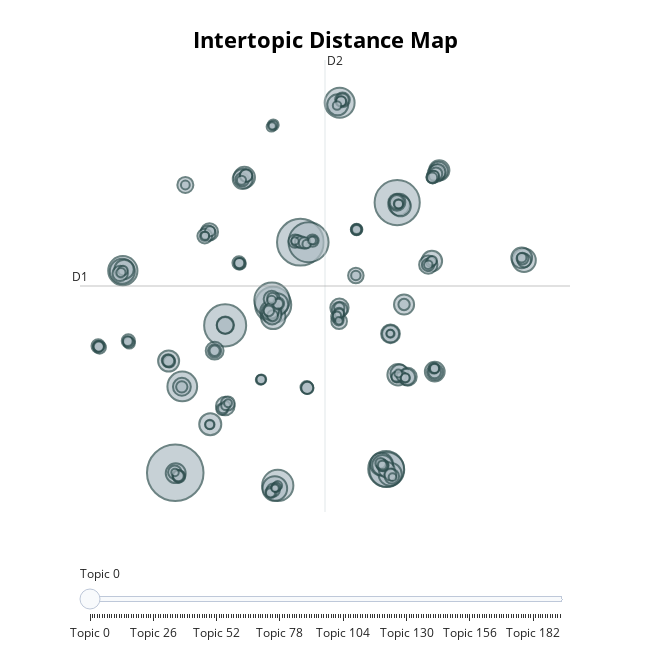

Notebook cell for this chart:
### Markdown cell above
THE BELOW CODE IS TO MAKE TOPIC WISE ANALYSIS AS NOW WE DONT HAVE ENOGH DATA. IF WE HAVE ENOUGH DATA THEN WE WILL MAKE CLASSIFY THE TAGS OF THE QUESTION AND ASSIGN THAT PART TO THE PARTICULAR QUESTION. SO THAT ACCESING ALSO EASY AND GET RELEVENT INFORMATION

### Code cell
import pandas as pd
from bertopic import BERTopic




topic_model = BERTopic(language="english", verbose=True)

# Fit BERTopic on paragraphs
topics, probs = topic_model.fit_transform(df["paragraph"])

# Add topics to the DataFrame
df["topic"] = topics

# Display topic information
print("Topic Overview:")
print(topic_model.get_topic_info())

# Manual or Automated Labeling
# Extract the top terms for each topic
topic_labels = {}
for topic_id in df["topic"].unique():
    if topic_id == -1:
        topic_labels[topic_id] = "Miscellaneous"
    else:
        topic_terms = topic_model.get_topic(topic_id)
        top_words = ", ".join([word[0] for word in topic_terms[:5]])
        # Optional: Assign a descriptive label based on top terms
        topic_labels[topic_id] = f"Topic: {top_words}"

# Map topics to labels
df["topic_label"] = df["topic"].map(topic_labels)

# Save results to a CSV file
df.to_csv("labeled_paragraphs.csv", index=False)

# Print labeled DataFrame
print("\nLabeled DataFrame:")
print(df)

# Visualize topics
topic_model.visualize_topics()

### Figure 1 — Plotly figure (JSON) as saved in the notebook; plotly's stock layout.template omitted (floating-point values rounded to 4 significant figures; data arrays with more than 128 entries replaced by an {"elided": "..."} marker saying what was removed)
{"data": [{"customdata": {"elided": "194x3 mixed values"}, "hovertemplate": "<b>Topic %{customdata[0]}</b><br>%{customdata[1]}<br>Size: %{customdata[2]}", "legendgroup": "", "marker": {"color": "#B0BEC5", "line": {"color": "DarkSlateGrey", "width": 2}, "size": {"elided": "194 int values"}, "sizemode": "area", "sizeref": 0.3575, "symbol": "circle"}, "mode": "markers", "name": "", "orientation": "v", "showlegend": false, "type": "scatter", "x": {"elided": "194 float values"}, "xaxis": "x", "y": {"elided": "194 float values"}, "yaxis": "y"}], "layout": {"annotations": [{"showarrow": false, "text": "D1", "x": -11.15, "y": 6.142, "yshift": 10}, {"showarrow": false, "text": "D2", "x": 8.447, "xshift": 10, "y": 23.75}], "height": 650, "hoverlabel": {"bgcolor": "white", "font": {"family": "Rockwell", "size": 16}}, "legend": {"itemsizing": "constant", "tracegroupgap": 0}, "margin": {"t": 60}, "shapes": [{"line": {"color": "#CFD8DC", "width": 2}, "type": "line", "x0": 8.447, "x1": 8.447, "y0": -11.46, "y1": 23.75}, {"line": {"color": "#9E9E9E", "width": 2}, "type": "line", "x0": -11.15, "x1": 28.04, "y0": 6.142, "y1": 6.142}], "sliders": [{"active": 0, "pad": {"t": 50}, "steps": [{"args": [{"marker.color": {"elided": "1x194 str values"}}], "label": "Topic 0", "method": "update"}, {"args": [{"marker.color": {"elided": "1x194 str values"}}], "label": "Topic 1", "method": "update"}, {"args": [{"marker.color": {"elided": "1x194 str values"}}], "label": "Topic 2", "method": "update"}, {"args": [{"marker.color": {"elided": "1x194 str values"}}], "label": "Topic 3", "method": "update"}, {"args": [{"marker.color": {"elided": "1x194 str values"}}], "label": "Topic 4", "method": "update"}, {"args": [{"marker.color": {"elided": "1x194 str values"}}], "label": "Topic 5", "method": "update"}, {"args": [{"marker.color": {"elided": "1x194 str values"}}], "label": "Topic 6", "method": "update"}, {"args": [{"marker.color": {"elided": "1x194 str values"}}], "label": "Topic 7", "method": "update"}, {"args": [{"marker.color": {"elided": "1x194 str values"}}], "label": "Topic 8", "method": "update"}, {"args": [{"marker.color": {"elided": "1x194 str values"}}], "label": "Topic 9", "method": "update"}, {"args": [{"marker.color": {"elided": "1x194 str values"}}], "label": "Topic 10", "method": "update"}, {"args": [{"marker.color": {"elided": "1x194 str values"}}], "label": "Topic 11", "method": "update"}, {"args": [{"marker.color": {"elided": "1x194 str values"}}], "label": "Topic 12", "method": "update"}, {"args": [{"marker.color": {"elided": "1x194 str values"}}], "label": "Topic 13", "method": "update"}, {"args": [{"marker.color": {"elided": "1x194 str values"}}], "label": "Topic 14", "method": "update"}, {"args": [{"marker.color": {"elided": "1x194 str values"}}], "label": "Topic 15", "method": "update"}, {"args": [{"marker.color": {"elided": "1x194 str values"}}], "label": "Topic 16", "method": "update"}, {"args": [{"marker.color": {"elided": "1x194 str values"}}], "label": "Topic 17", "method": "update"}, {"args": [{"marker.color": {"elided": "1x194 str values"}}], "label": "Topic 18", "method": "update"}, {"args": [{"marker.color": {"elided": "1x194 str values"}}], "label": "Topic 19", "method": "update"}, {"args": [{"marker.color": {"elided": "1x194 str values"}}], "label": "Topic 20", "method": "update"}, {"args": [{"marker.color": {"elided": "1x194 str values"}}], "label": "Topic 21", "method": "update"}, {"args": [{"marker.color": {"elided": "1x194 str values"}}], "label": "Topic 22", "method": "update"}, {"args": [{"marker.color": {"elided": "1x194 str values"}}], "label": "Topic 23", "method": "update"}, {"args": [{"marker.color": {"elided": "1x194 str values"}}], "label": "Topic 24", "method": "update"}, {"args": [{"marker.color": {"elided": "1x194 str values"}}], "label": "Topic 25", "method": "update"}, {"args": [{"marker.color": {"elided": "1x194 str values"}}], "label": "Topic 26", "method": "update"}, {"args": [{"marker.color": {"elided": "1x194 str values"}}], "label": "Topic 27", "method": "update"}, {"args": [{"marker.color": {"elided": "1x194 str values"}}], "label": "Topic 28", "method": "update"}, {"args": [{"marker.color": {"elided": "1x194 str values"}}], "label": "Topic 29", "method": "update"}, {"args": [{"marker.color": {"elided": "1x194 str values"}}], "label": "Topic 30", "method": "update"}, {"args": [{"marker.color": {"elided": "1x194 str values"}}], "label": "Topic 31", "method": "update"}, {"args": [{"marker.color": {"elided": "1x194 str values"}}], "label": "Topic 32", "method": "update"}, {"args": [{"marker.color": {"elided": "1x194 str values"}}], "label": "Topic 33", "method": "update"}, {"args": [{"marker.color": {"elided": "1x194 str values"}}], "label": "Topic 34", "method": "update"}, {"args": [{"marker.color": {"elided": "1x194 str values"}}], "label": "Topic 35", "method": "update"}, {"args": [{"marker.color": {"elided": "1x194 str values"}}], "label": "Topic 36", "method": "update"}, {"args": [{"marker.color": {"elided": "1x194 str values"}}], "label": "Topic 37", "method": "update"}, {"args": [{"marker.color": {"elided": "1x194 str values"}}], "label": "Topic 38", "method": "update"}, {"args": [{"marker.color": {"elided": "1x194 str values"}}], "label": "Topic 39", "method": "update"}, {"args": [{"marker.color": {"elided": "1x194 str values"}}], "label": "Topic 40", "method": "update"}, {"args": [{"marker.color": {"elided": "1x194 str values"}}], "label": "Topic 41", "method": "update"}, {"args": [{"marker.color": {"elided": "1x194 str values"}}], "label": "Topic 42", "method": "update"}, {"args": [{"marker.color": {"elided": "1x194 str values"}}], "label": "Topic 43", "method": "update"}, {"args": [{"marker.color": {"elided": "1x194 str values"}}], "label": "Topic 44", "method": "update"}, {"args": [{"marker.color": {"elided": "1x194 str values"}}], "label": "Topic 45", "method": "update"}, {"args": [{"marker.color": {"elided": "1x194 str values"}}], "label": "Topic 46", "method": "update"}, {"args": [{"marker.color": {"elided": "1x194 str values"}}], "label": "Topic 47", "method": "update"}, {"args": [{"marker.color": {"elided": "1x194 str values"}}], "label": "Topic 48", "method": "update"}, {"args": [{"marker.color": {"elided": "1x194 str values"}}], "label": "Topic 49", "method": "update"}, {"args": [{"marker.color": {"elided": "1x194 str values"}}], "label": "Topic 50", "method": "update"}, {"args": [{"marker.color": {"elided": "1x194 str values"}}], "label": "Topic 51", "method": "update"}, {"args": [{"marker.color": {"elided": "1x194 str values"}}], "label": "Topic 52", "method": "update"}, {"args": [{"marker.color": {"elided": "1x194 str values"}}], "label": "Topic 53", "method": "update"}, {"args": [{"marker.color": {"elided": "1x194 str values"}}], "label": "Topic 54", "method": "update"}, {"args": [{"marker.color": {"elided": "1x194 str values"}}], "label": "Topic 55", "method": "update"}, {"args": [{"marker.color": {"elided": "1x194 str values"}}], "label": "Topic 56", "method": "update"}, {"args": [{"marker.color": {"elided": "1x194 str values"}}], "label": "Topic 57", "method": "update"}, {"args": [{"marker.color": {"elided": "1x194 str values"}}], "label": "Topic 58", "method": "update"}, {"args": [{"marker.color": {"elided": "1x194 str values"}}], "label": "Topic 59", "method": "update"}, {"args": [{"marker.color": {"elided": "1x194 str values"}}], "label": "Topic 60", "method": "update"}, {"args": [{"marker.color": {"elided": "1x194 str values"}}], "label": "Topic 61", "method": "update"}, {"args": [{"marker.color": {"elided": "1x194 str values"}}], "label": "Topic 62", "method": "update"}, {"args": [{"marker.color": {"elided": "1x194 str values"}}], "label": "Topic 63", "method": "update"}, {"args": [{"marker.color": {"elided": "1x194 str values"}}], "label": "Topic 64", "method": "update"}, {"args": [{"marker.color": {"elided": "1x194 str values"}}], "label": "Topic 65", "method": "update"}, {"args": [{"marker.color": {"elided": "1x194 str values"}}], "label": "Topic 66", "method": "update"}, {"args": [{"marker.color": {"elided": "1x194 str values"}}], "label": "Topic 67", "method": "update"}, {"args": [{"marker.color": {"elided": "1x194 str values"}}], "label": "Topic 68", "method": "update"}, {"args": [{"marker.color": {"elided": "1x194 str values"}}], "label": "Topic 69", "method": "update"}, {"args": [{"marker.color": {"elided": "1x194 str values"}}], "label": "Topic 70", "method": "update"}, {"args": [{"marker.color": {"elided": "1x194 str values"}}], "label": "Topic 71", "method": "update"}, {"args": [{"marker.color": {"elided": "1x194 str values"}}], "label": "Topic 72", "method": "update"}, {"args": [{"marker.color": {"elided": "1x194 str values"}}], "label": "Topic 73", "method": "update"}, {"args": [{"marker.color": {"elided": "1x194 str values"}}], "label": "Topic 74", "method": "update"}, {"args": [{"marker.color": {"elided": "1x194 str values"}}], "label": "Topic 75", "method": "update"}, {"args": [{"marker.color": {"elided": "1x194 str values"}}], "label": "Topic 76", "method": "update"}, {"args": [{"marker.color": {"elided": "1x194 str values"}}], "label": "Topic 77", "method": "update"}, {"args": [{"marker.color": {"elided": "1x194 str values"}}], "label": "Topic 78", "method": "update"}, {"args": [{"marker.color": {"elided": "1x194 str values"}}], "label": "Topic 79", "method": "update"}, {"args": [{"marker.color": {"elided": "1x194 str values"}}], "label": "Topic 80", "method": "update"}, {"args": [{"marker.color": {"elided": "1x194 str values"}}], "label": "Topic 81", "method": "update"}, {"args": [{"marker.color": {"elided": "1x194 str values"}}], "label": "Topic 82", "method": "update"}, {"args": [{"marker.color": {"elided": "1x194 str values"}}], "label": "Topic 83", "method": "update"}, {"args": [{"marker.color": {"elided": "1x194 str values"}}], "label": "Topic 84", "method": "update"}, {"args": [{"marker.color": {"elided": "1x194 str values"}}], "label": "Topic 85", "method": "update"}, {"args": [{"marker.color": {"elided": "1x194 str values"}}], "label": "Topic 86", "method": "update"}, {"args": [{"marker.color": {"elided": "1x194 str values"}}], "label": "Topic 87", "method": "update"}, {"args": [{"marker.color": {"elided": "1x194 str values"}}], "label": "Topic 88", "method": "update"}, {"args": [{"marker.color": {"elided": "1x194 str values"}}], "label": "Topic 89", "method": "update"}, {"args": [{"marker.color": {"elided": "1x194 str values"}}], "label": "Topic 90", "method": "update"}, {"args": [{"marker.color": {"elided": "1x194 str values"}}], "label": "Topic 91", "method": "update"}, {"args": [{"marker.color": {"elided": "1x194 str values"}}], "label": "Topic 92", "method": "update"}, {"args": [{"marker.color": {"elided": "1x194 str values"}}], "label": "Topic 93", "method": "update"}, {"args": [{"marker.color": {"elided": "1x194 str values"}}], "label": "Topic 94", "method": "update"}, {"args": [{"marker.color": {"elided": "1x194 str values"}}], "label": "Topic 95", "method": "update"}, {"args": [{"marker.color": {"elided": "1x194 str values"}}], "label": "Topic 96", "method": "update"}, {"args": [{"marker.color": {"elided": "1x194 str values"}}], "label": "Topic 97", "method": "update"}, {"args": [{"marker.color": {"elided": "1x194 str values"}}], "label": "Topic 98", "method": "update"}, {"args": [{"marker.color": {"elided": "1x194 str values"}}], "label": "Topic 99", "method": "update"}, {"args": [{"marker.color": {"elided": "1x194 str values"}}], "label": "Topic 100", "method": "update"}, {"args": [{"marker.color": {"elided": "1x194 str values"}}], "label": "Topic 101", "method": "update"}, {"args": [{"marker.color": {"elided": "1x194 str values"}}], "label": "Topic 102", "method": "update"}, {"args": [{"marker.color": {"elided": "1x194 str values"}}], "label": "Topic 103", "method": "update"}, {"args": [{"marker.color": {"elided": "1x194 str values"}}], "label": "Topic 104", "method": "update"}, {"args": [{"marker.color": {"elided": "1x194 str values"}}], "label": "Topic 105", "method": "update"}, {"args": [{"marker.color": {"elided": "1x194 str values"}}], "label": "Topic 106", "method": "update"}, {"args": [{"marker.color": {"elided": "1x194 str values"}}], "label": "Topic 107", "method": "update"}, {"args": [{"marker.color": {"elided": "1x194 str values"}}], "label": "Topic 108", "method": "update"}, {"args": [{"marker.color": {"elided": "1x194 str values"}}], "label": "Topic 109", "method": "update"}, {"args": [{"marker.color": {"elided": "1x194 str values"}}], "label": "Topic 110", "method": "update"}, {"args": [{"marker.color": {"elided": "1x194 str values"}}], "label": "Topic 111", "method": "update"}, {"args": [{"marker.color": {"elided": "1x194 str values"}}], "label": "Topic 112", "method": "update"}, {"args": [{"marker.color": {"elided": "1x194 str values"}}], "label": "Topic 113", "method": "update"}, {"args": [{"marker.color": {"elided": "1x194 str values"}}], "label": "Topic 114", "method": "update"}, {"args": [{"marker.color": {"elided": "1x194 str values"}}], "label": "Topic 115", "method": "update"}, {"args": [{"marker.color": {"elided": "1x194 str values"}}], "label": "Topic 116", "method": "update"}, {"args": [{"marker.color": {"elided": "1x194 str values"}}], "label": "Topic 117", "method": "update"}, {"args": [{"marker.color": {"elided": "1x194 str values"}}], "label": "Topic 118", "method": "update"}, {"args": [{"marker.color": {"elided": "1x194 str values"}}], "label": "Topic 119", "method": "update"}, {"args": [{"marker.color": {"elided": "1x194 str values"}}], "label": "Topic 120", "method": "update"}, {"args": [{"marker.color": {"elided": "1x194 str values"}}], "label": "Topic 121", "method": "update"}, {"args": [{"marker.color": {"elided": "1x194 str values"}}], "label": "Topic 122", "method": "update"}, {"args": [{"marker.color": {"elided": "1x194 str values"}}], "label": "Topic 123", "method": "update"}, {"args": [{"marker.color": {"elided": "1x194 str values"}}], "label": "Topic 124", "method": "update"}, {"args": [{"marker.color": {"elided": "1x194 str values"}}], "label": "Topic 125", "method": "update"}, {"args": [{"marker.color": {"elided": "1x194 str values"}}], "label": "Topic 126", "method": "update"}, {"args": [{"marker.color": {"elided": "1x194 str values"}}], "label": "Topic 127", "method": "update"}, {"args": [{"marker.color": {"elided": "1x194 str values"}}], "label": "Topic 128", "method": "update"}, {"args": [{"marker.color": {"elided": "1x194 str values"}}], "label": "Topic 129", "method": "update"}, {"args": [{"marker.color": {"elided": "1x194 str values"}}], "label": "Topic 130", "method": "update"}, {"args": [{"marker.color": {"elided": "1x194 str values"}}], "label": "Topic 131", "method": "update"}, {"args": [{"marker.color": {"elided": "1x194 str values"}}], "label": "Topic 132", "method": "update"}, {"args": [{"marker.color": {"elided": "1x194 str values"}}], "label": "Topic 133", "method": "update"}, {"args": [{"marker.color": {"elided": "1x194 str values"}}], "label": "Topic 134", "method": "update"}, {"args": [{"marker.color": {"elided": "1x194 str values"}}], "label": "Topic 135", "method": "update"}, {"args": [{"marker.color": {"elided": "1x194 str values"}}], "label": "Topic 136", "method": "update"}, {"args": [{"marker.color": {"elided": "1x194 str values"}}], "label": "Topic 137", "method": "update"}, {"args": [{"marker.color": {"elided": "1x194 str values"}}], "label": "Topic 138", "method": "update"}, {"args": [{"marker.color": {"elided": "1x194 str values"}}], "label": "Topic 139", "method": "update"}, {"args": [{"marker.color": {"elided": "1x194 str values"}}], "label": "Topic 140", "method": "update"}, {"args": [{"marker.color": {"elided": "1x194 str values"}}], "label": "Topic 141", "method": "update"}, {"args": [{"marker.color": {"elided": "1x194 str values"}}], "label": "Topic 142", "method": "update"}, {"args": [{"marker.color": {"elided": "1x194 str values"}}], "label": "Topic 143", "method": "update"}, {"args": [{"marker.color": {"elided": "1x194 str values"}}], "label": "Topic 144", "method": "update"}, {"args": [{"marker.color": {"elided": "1x194 str values"}}], "label": "Topic 145", "method": "update"}, {"args": [{"marker.color": {"elided": "1x194 str values"}}], "label": "Topic 146", "method": "update"}, {"args": [{"marker.color": {"elided": "1x194 str values"}}], "label": "Topic 147", "method": "update"}, {"args": [{"marker.color": {"elided": "1x194 str values"}}], "label": "Topic 148", "method": "update"}, {"args": [{"marker.color": {"elided": "1x194 str values"}}], "label": "Topic 149", "method": "update"}, {"args": [{"marker.color": {"elided": "1x194 str values"}}], "label": "Topic 150", "method": "update"}, {"args": [{"marker.color": {"elided": "1x194 str values"}}], "label": "Topic 151", "method": "update"}, {"args": [{"marker.color": {"elided": "1x194 str values"}}], "label": "Topic 152", "method": "update"}, {"args": [{"marker.color": {"elided": "1x194 str values"}}], "label": "Topic 153", "method": "update"}, {"args": [{"marker.color": {"elided": "1x194 str values"}}], "label": "Topic 154", "method": "update"}, {"args": [{"marker.color": {"elided": "1x194 str values"}}], "label": "Topic 155", "method": "update"}, {"args": [{"marker.color": {"elided": "1x194 str values"}}], "label": "Topic 156", "method": "update"}, {"args": [{"marker.color": {"elided": "1x194 str values"}}], "label": "Topic 157", "method": "update"}, {"args": [{"marker.color": {"elided": "1x194 str values"}}], "label": "Topic 158", "method": "update"}, {"args": [{"marker.color": {"elided": "1x194 str values"}}], "label": "Topic 159", "method": "update"}, {"args": [{"marker.color": {"elided": "1x194 str values"}}], "label": "Topic 160", "method": "update"}, {"args": [{"marker.color": {"elided": "1x194 str values"}}], "label": "Topic 161", "method": "update"}, {"args": [{"marker.color": {"elided": "1x194 str values"}}], "label": "Topic 162", "method": "update"}, {"args": [{"marker.color": {"elided": "1x194 str values"}}], "label": "Topic 163", "method": "update"}, {"args": [{"marker.color": {"elided": "1x194 str values"}}], "label": "Topic 164", "method": "update"}, {"args": [{"marker.color": {"elided": "1x194 str values"}}], "label": "Topic 165", "method": "update"}, {"args": [{"marker.color": {"elided": "1x194 str values"}}], "label": "Topic 166", "method": "update"}, {"args": [{"marker.color": {"elided": "1x194 str values"}}], "label": "Topic 167", "method": "update"}, {"args": [{"marker.color": {"elided": "1x194 str values"}}], "label": "Topic 168", "method": "update"}, {"args": [{"marker.color": {"elided": "1x194 str values"}}], "label": "Topic 169", "method": "update"}, {"args": [{"marker.color": {"elided": "1x194 str values"}}], "label": "Topic 170", "method": "update"}, {"args": [{"marker.color": {"elided": "1x194 str values"}}], "label": "Topic 171", "method": "update"}, {"args": [{"marker.color": {"elided": "1x194 str values"}}], "label": "Topic 172", "method": "update"}, {"args": [{"marker.color": {"elided": "1x194 str values"}}], "label": "Topic 173", "method": "update"}, {"args": [{"marker.color": {"elided": "1x194 str values"}}], "label": "Topic 174", "method": "update"}, {"args": [{"marker.color": {"elided": "1x194 str values"}}], "label": "Topic 175", "method": "update"}, {"args": [{"marker.color": {"elided": "1x194 str values"}}], "label": "Topic 176", "method": "update"}, {"args": [{"marker.color": {"elided": "1x194 str values"}}], "label": "Topic 177", "method": "update"}, {"args": [{"marker.color": {"elided": "1x194 str values"}}], "label": "Topic 178", "method": "update"}, {"args": [{"marker.color": {"elided": "1x194 str values"}}], "label": "Topic 179", "method": "update"}, {"args": [{"marker.color": {"elided": "1x194 str values"}}], "label": "Topic 180", "method": "update"}, {"args": [{"marker.color": {"elided": "1x194 str values"}}], "label": "Topic 181", "method": "update"}, {"args": [{"marker.color": {"elided": "1x194 str values"}}], "label": "Topic 182", "method": "update"}, {"args": [{"marker.color": {"elided": "1x194 str values"}}], "label": "Topic 183", "method": "update"}, {"args": [{"marker.color": {"elided": "1x194 str values"}}], "label": "Topic 184", "method": "update"}, {"args": [{"marker.color": {"elided": "1x194 str values"}}], "label": "Topic 185", "method": "update"}, {"args": [{"marker.color": {"elided": "1x194 str values"}}], "label": "Topic 186", "method": "update"}, {"args": [{"marker.color": {"elided": "1x194 str values"}}], "label": "Topic 187", "method": "update"}, {"args": [{"marker.color": {"elided": "1x194 str values"}}], "label": "Topic 188", "method": "update"}, {"args": [{"marker.color": {"elided": "1x194 str values"}}], "label": "Topic 189", "method": "update"}, {"args": [{"marker.color": {"elided": "1x194 str values"}}], "label": "Topic 190", "method": "update"}, {"args": [{"marker.color": {"elided": "1x194 str values"}}], "label": "Topic 191", "method": "update"}, {"args": [{"marker.color": {"elided": "1x194 str values"}}], "label": "Topic 192", "method": "update"}, {"args": [{"marker.color": {"elided": "1x194 str values"}}], "label": "Topic 193", "method": "update"}]}], "title": {"font": {"color": "Black", "size": 22}, "text": "<b>Intertopic Distance Map</b>", "x": 0.5, "xanchor": "center", "y": 0.95, "yanchor": "top"}, "width": 650, "xaxis": {"anchor": "y", "domain": [0, 1], "range": [-11.15, 28.04], "title": {"text": ""}, "visible": false}, "yaxis": {"anchor": "x", "domain": [0, 1], "range": [-11.46, 23.75], "title": {"text": ""}, "visible": false}}}
